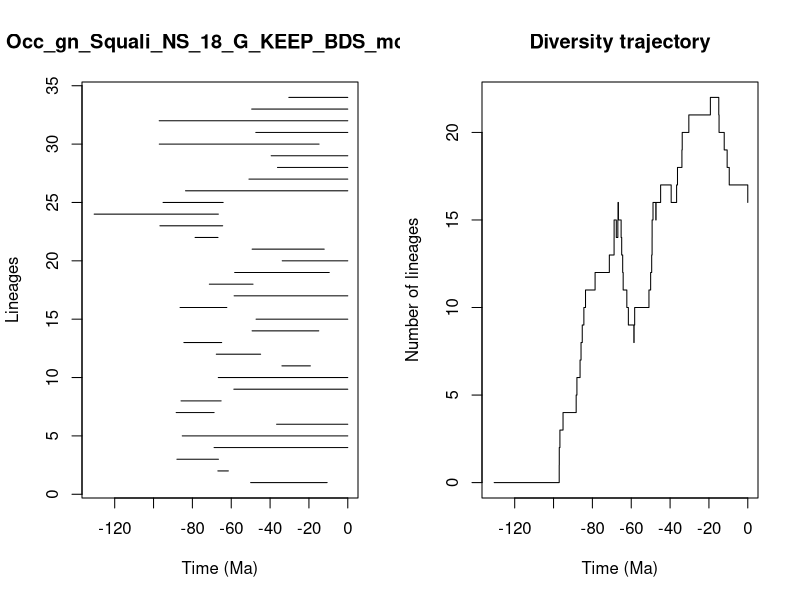

Source code (R):


pdf(file='../Results/Genus_NS/5_MA_bins_EXT_EP/pyrate_mcmc_logs/Occ_gn_Squali_NS_18_G_KEEP_BDS_mcmc_LTT.pdf',width=0.6*20, height=0.6*10)
title = "Occ_gn_Squali_NS_18_G_KEEP_BDS_mcmc"
ts=c(50.009524450656, 66.89341178114174,87.96740064986857,68.83257968993802,85.22155281455727,36.64402515938384,88.35255779990212,85.84730288912641,58.65997732890783,66.67612190128469,33.90962125087777,67.6953803315284,84.38703625713617,49.26568907240459,47.209555935386646,86.34962719642971,58.51685214436539,71.27668022046737,58.2316657366979,33.75482355596151,49.247798160548726,78.61578711325905,96.72130537860023,130.57213012137836,95.11492563632805,83.53940340605884,50.87974050587946,36.189076939942574,39.43952157592527,97.05279472064124,47.361549201433135,97.08729209011663,49.47187385349534,30.3468000993592)
te=c(10.62358960731712, 61.483060824799495,66.59258247044144,0.0,0.0,0.0,68.81630950555494,65.2074402352132,0.0,0.0,19.259659645765925,44.87058447567112,64.91524214926802,14.931309911395244,0.0,62.27114137145602,0.0,48.78974250627795,9.542538318876886,0.0,12.131368922086395,66.81471286174742,64.40517404543282,66.62926494678247,64.15482157968835,0.0,0.0,0.0,0.0,14.786310109606777,0.0,0.0,0.0,0.0)
div_traj=c(0, 1,2,3,4,5,6,7,8,9,10,11,12,13,14,15,14,15,16,15,16,15,14,13,12,11,10,9,8,9,10,11,12,13,14,15,16,15,16,17,16,17,18,19,20,21,22,21,20,19,18,17,16)
time_events=c(130.57213012137836, 97.08729209011663,97.05279472064124,96.72130537860023,95.11492563632805,88.35255779990212,87.96740064986857,86.34962719642971,85.84730288912641,85.22155281455727,84.38703625713617,83.53940340605884,78.61578711325905,71.27668022046737,68.83257968993802,68.81630950555494,67.6953803315284,66.89341178114174,66.81471286174742,66.67612190128469,66.62926494678247,66.59258247044144,65.2074402352132,64.91524214926802,64.40517404543282,64.15482157968835,62.27114137145602,61.483060824799495,58.65997732890783,58.51685214436539,58.2316657366979,50.87974050587946,50.009524450656,49.47187385349534,49.26568907240459,49.247798160548726,48.78974250627795,47.361549201433135,47.209555935386646,44.87058447567112,39.43952157592527,36.64402515938384,36.189076939942574,33.90962125087777,33.75482355596151,30.3468000993592,19.259659645765925,14.931309911395244,14.786310109606777,12.131368922086395,10.62358960731712,9.542538318876886,0.0)
                par(mfrow=c(1,2))
                L = length(ts)
                plot(ts, 1:L , xlim=c(-max(ts)-1,0), pch=20, type="n", main=title,xlab="Time (Ma)",ylab="Lineages")
                for (i in 1:L){segments(x0=-te[i],y0=i,x1=-ts[i],y1=i)}    
                t = -time_events
                plot(div_traj ~ t,type="s", main = "Diversity trajectory",xlab="Time (Ma)",ylab="Number of lineages",xlim=c(-max(ts)-1,0))
                abline(v=c(65,200,251,367,445),lty=2,col="gray")
                
